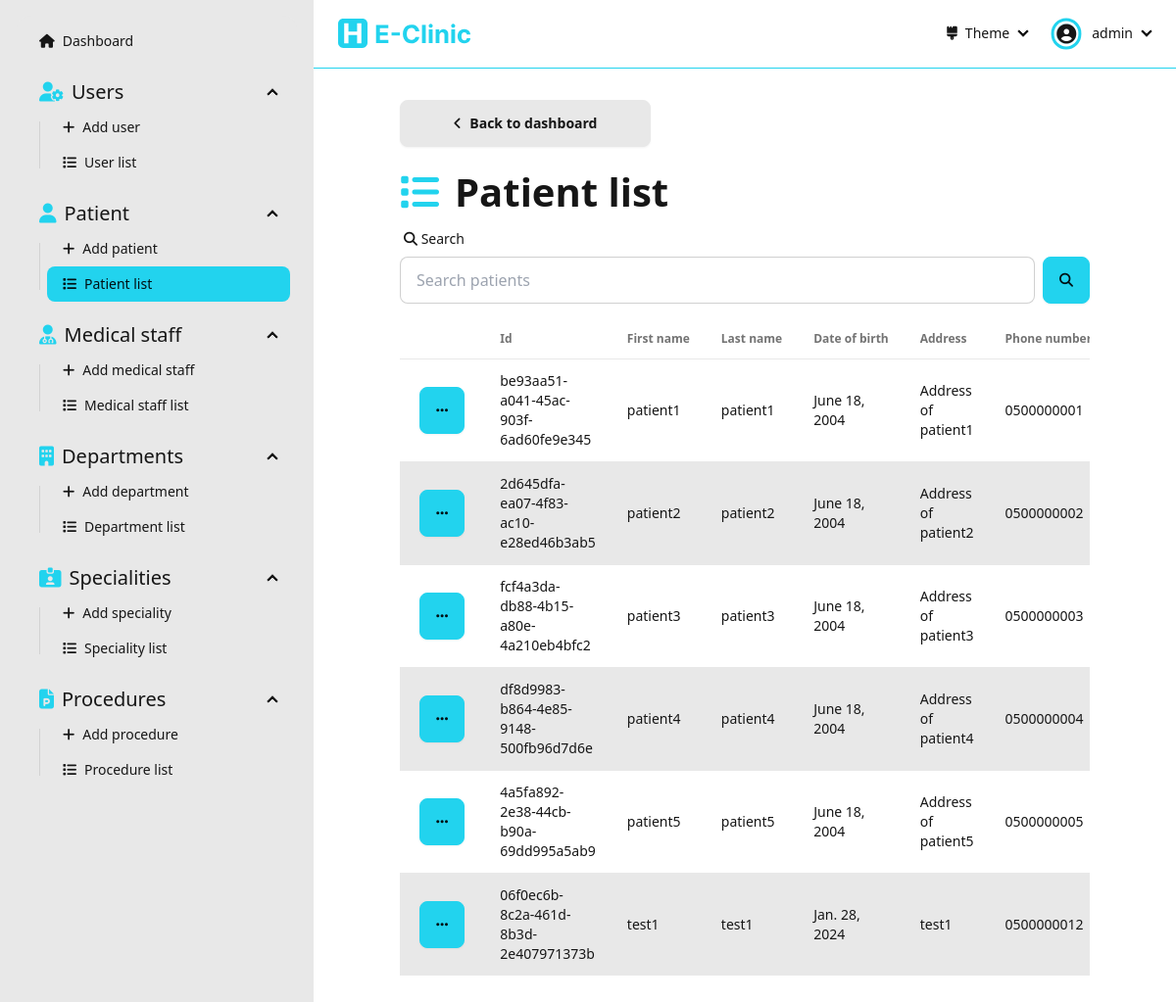
The page /dashboard/patients/ (signed in) on the database as committed earlier.
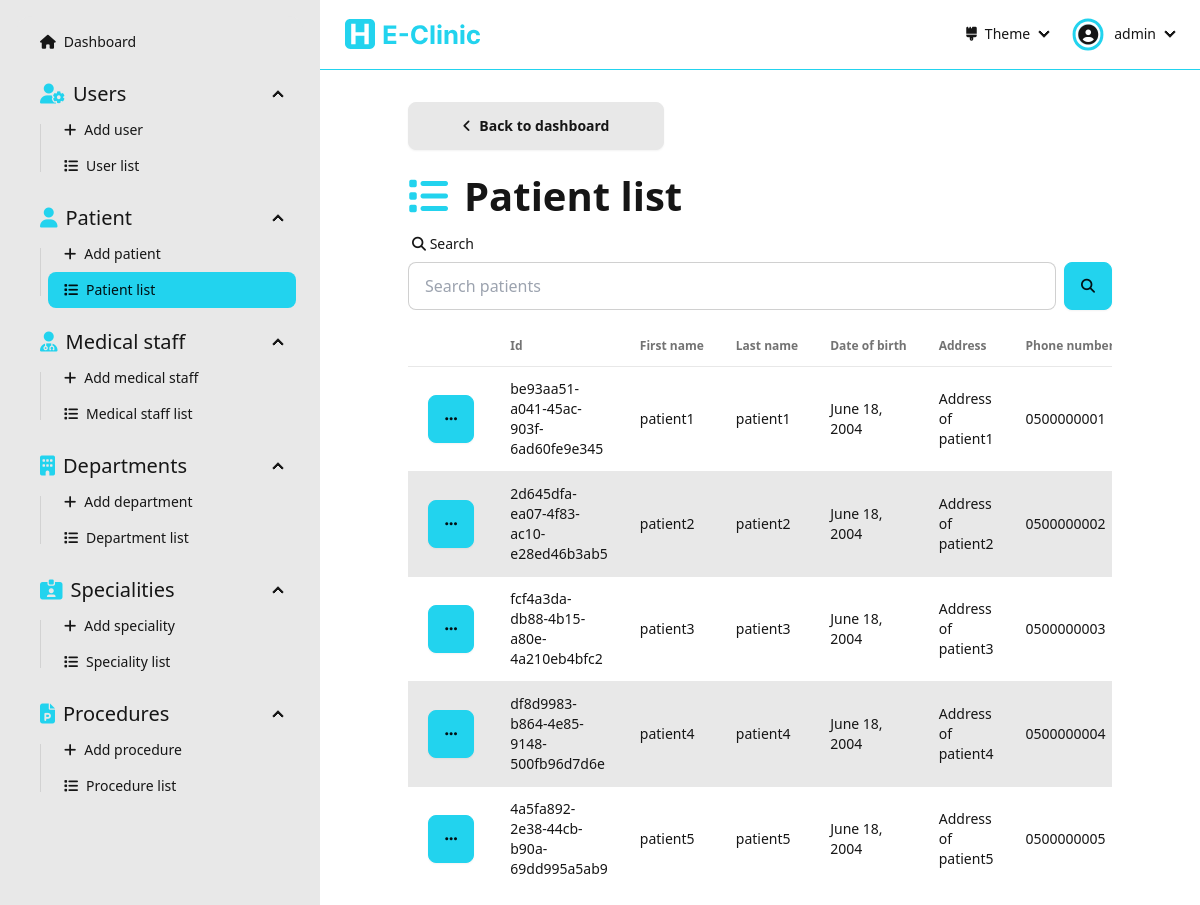
The same page on the database as committed later.
### Dashboard/models.py (models this page shows, shortened)
class Patient(models.Model):
  id = models.UUIDField(primary_key=True, default=uuid.uuid4, editable=False)
  firstName = models.CharField(max_length=256, null=False)
  lastName = models.CharField(max_length=256, null=False)
  dateOfBirth = models.DateField(null=False)
  address = models.CharField(max_length=256, null=False)
  phoneNumber = models.CharField(max_length=20, null=False, unique=True, validators=[RegexValidator(r'^(00213|\+213|0)(5|6|7)\d{8}$')])
  email = models.CharField(max_length=254, null=False, unique=True, validators=[EmailValidator()])
  gender = models.CharField(max_length=10, choices=Genders.choices, null=False)
  createdAt = models.DateTimeField(auto_now_add=True)
  updatedAt = models.DateTimeField(auto_now=True)

### Dashboard/views/patient.py (the view)
# urls.py: path('dashboard/patients/', patient.patientList, name='patient-list'),
@login_required(login_url='sign-in')
def patientList(request: HttpRequest):
  form = SearchForm(request.GET)
  patients = []
  if form.is_valid():
    search = form.cleaned_data['search']
    patients = Patient.objects.filter(
      Q(id__icontains=search) |
      Q(firstName__icontains=search) |
      Q(lastName__icontains=search) |
      Q(dateOfBirth__icontains=search) |
      Q(address__icontains=search) |
      Q(phoneNumber__icontains=search) |
      Q(email__icontains=search) |
      Q(gender__icontains=search) |
      Q(updatedAt__icontains=search) |
      Q(createdAt__icontains=search)
    )
  else:
    patients = Patient.objects.all()
  context = { 'patients': patients, 'form': form }
  return render(request, 'pages/patient/patient-list.html', context=context)

### Dashboard/forms.py
class SearchForm(forms.Form):
  search  = forms.CharField(required=False)

### Dashboard/templates/pages/patient/patient-list.html (shortened to what this page needs)
{% extends "layouts/dashboard.html" %}
{% load static %}
{% load widget_tweaks %}
{% block dashboard_content %}
  <div class="flex flex-1 flex-col items-center pb-[5rem]">
    <div class="flex flex-1 flex-col max-w-[90%] lg:max-w-[80%] justify-start w-full">
      <div class="flex mb-[1rem]">
        <a class="btn btn-wide" href="{% url "dashboard" %}"><i class="fas fa-angle-left"></i>Back to dashboard</a>
      </div>
      <div class="text-[30pt] font-bold"><i class="fas fa-list text-primary mr-[1rem]"></i>Patient list</div>
      <form action="" method="get" class="mb-[1rem]">
        <label class="form-control w-full">
          <div class="label">
            <span class="label-text"><i class="fas fa-search"></i> Search</span>
          </div>
          <div class="flex">
            {% render_field form.search placeholder="Search patients" type="text" class+="input input-bordered w-full" %}
            <button class="btn btn-primary ml-[0.5rem]"><i class="fas fa-search"></i></button>
          </div>
        </label>
      </form>
      {% if patients.count > 0 %}
      <div class="overflow-x-auto flex-1 flex items-start">
        <table class="table table-pin-rows table-pin-cols table-zebra">
          <thead>
            <tr>
              <td></td>
              <td>Id</td>
              <td>First name</td>
              <td>Last name</td>
              <td>Date of birth</td>
              <td>Address</td>
              <td>Phone number</td>
            </tr>
          </thead>
          <tbody>
            {% for patient in patients %}
              <tr>
                <td>
                  <div class="dropdown">
                    <div tabindex="0" role="button" class="btn btn-primary m-1"><i class="fas fa-ellipsis"></i></div>
                  </div>
                </td>
                <td>{{patient.id}}</td>
                <td>{{patient.firstName}}</td>
                <td>{{patient.lastName}}</td>
                <td>{{patient.dateOfBirth}}</td>
                <td>{{patient.address}}</td>
                <td>{{patient.phoneNumber}}</td>
              </tr>
            {% endfor %}
          </tbody>
        </table>
      </div>
      {% else %}
        <div class="flex flex-1 flex-col justify-center items-center h-full w-full">
          <img class="h-[30%]" src="{% static "assets/empty-list.svg" %}" alt="empty-list">
          <div class="text-[20pt]">The list is empty</div>
        </div>
      {% endif %}
    </div>
  </div>
{% endblock dashboard_content %}

Rows that differ between the two databases and show on the page:
removed Patient: id "06f0ec6b-8c2a-461d-8b3d-2e407971373b", firstName "test1", lastName "test1", dateOfBirth "Jan. 28, 2024", address "test1", phoneNumber "0500000012"
